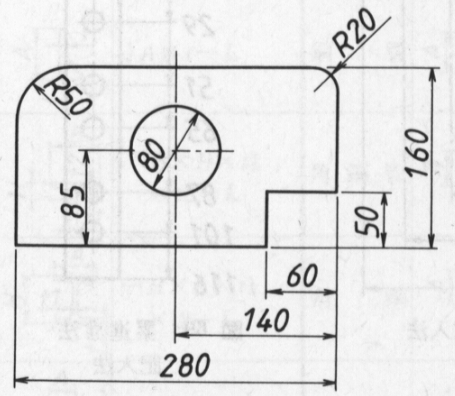
#> input picture 6.画像処理/pic/kadai5.bmp, 455 x 396 px
$ python kadai5.py
#> lines starting #> are read from the running program, lines starting #| are printed output that depends on the picture
# encoding: utf8
from __future__ import unicode_literals
from pylab import *
from cv2 import imread

# 画像を読み込み
gazo = imread( "kadai5.bmp", 0 )
#> gazo is the input picture: shape (396, 455); min 33, max 252, mean 228.6

# 画像を表示
imshow(gazo, cmap="gray", vmin=0, vmax=255, interpolation="None")

# ヒストグラムを表示
figure()
hist( gazo.flatten(), 256, (0,255) )

# 画像を変換
gazo2 = zeros((396,455))
for x in range(455):
    for y in range(396):

        if gazo[y][x]<200:
            gazo2[y][x] = 0
        else:
            gazo2[y][x] = 255

# 画像を表示
figure()
imshow(gazo2, cmap="gray", vmin=0, vmax=255, interpolation="None")
show()
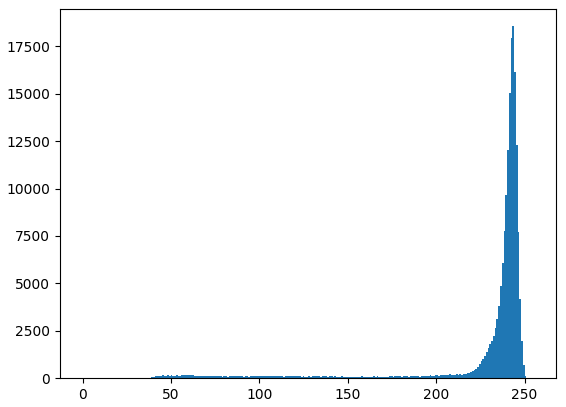
#> figure drawn by matplotlib, 1 panel; tallest bar 18559 high, from x = 243 to 244
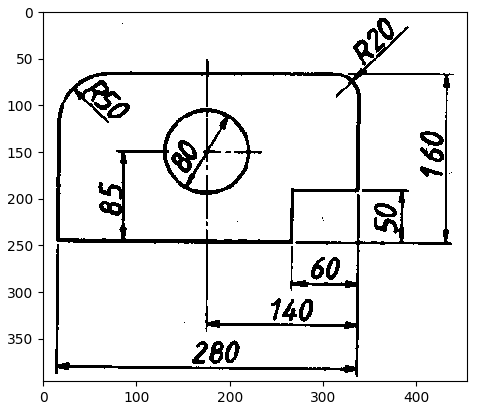
#> figure drawn by matplotlib, 1 panel
